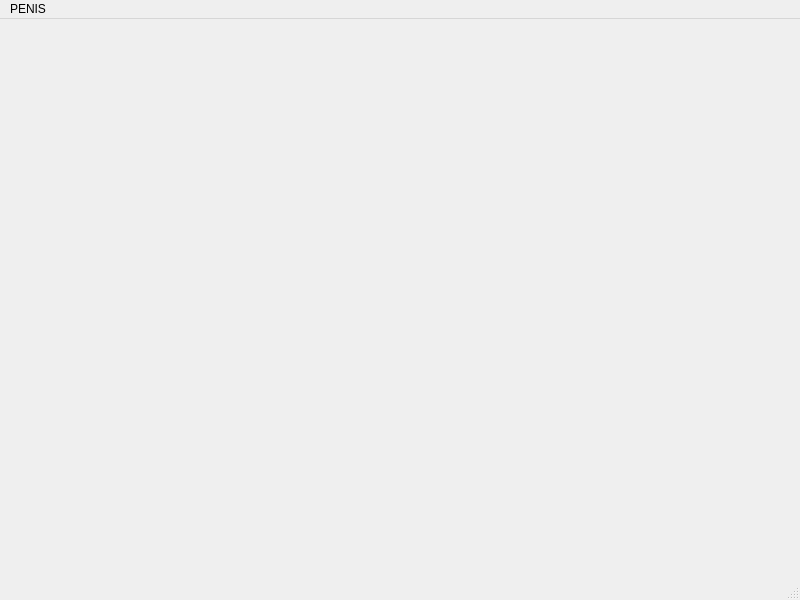
<?xml version="1.0" encoding="UTF-8"?>
<ui version="4.0">
 <class>MainWindow</class>
 <widget class="QMainWindow" name="MainWindow">
  <property name="geometry">
   <rect>
    <x>0</x>
    <y>0</y>
    <width>800</width>
    <height>600</height>
   </rect>
  </property>
  <property name="windowTitle">
   <string>MainWindow</string>
  </property>
  <widget class="QWidget" name="centralwidget"/>
  <widget class="QMenuBar" name="menubar">
   <property name="geometry">
    <rect>
     <x>0</x>
     <y>0</y>
     <width>800</width>
     <height>25</height>
    </rect>
   </property>
   <widget class="QMenu" name="menuPENIS">
    <property name="title">
     <string>PENIS</string>
    </property>
   </widget>
   <addaction name="menuPENIS"/>
  </widget>
  <widget class="QStatusBar" name="statusbar"/>
 </widget>
 <resources/>
 <connections/>
</ui>
